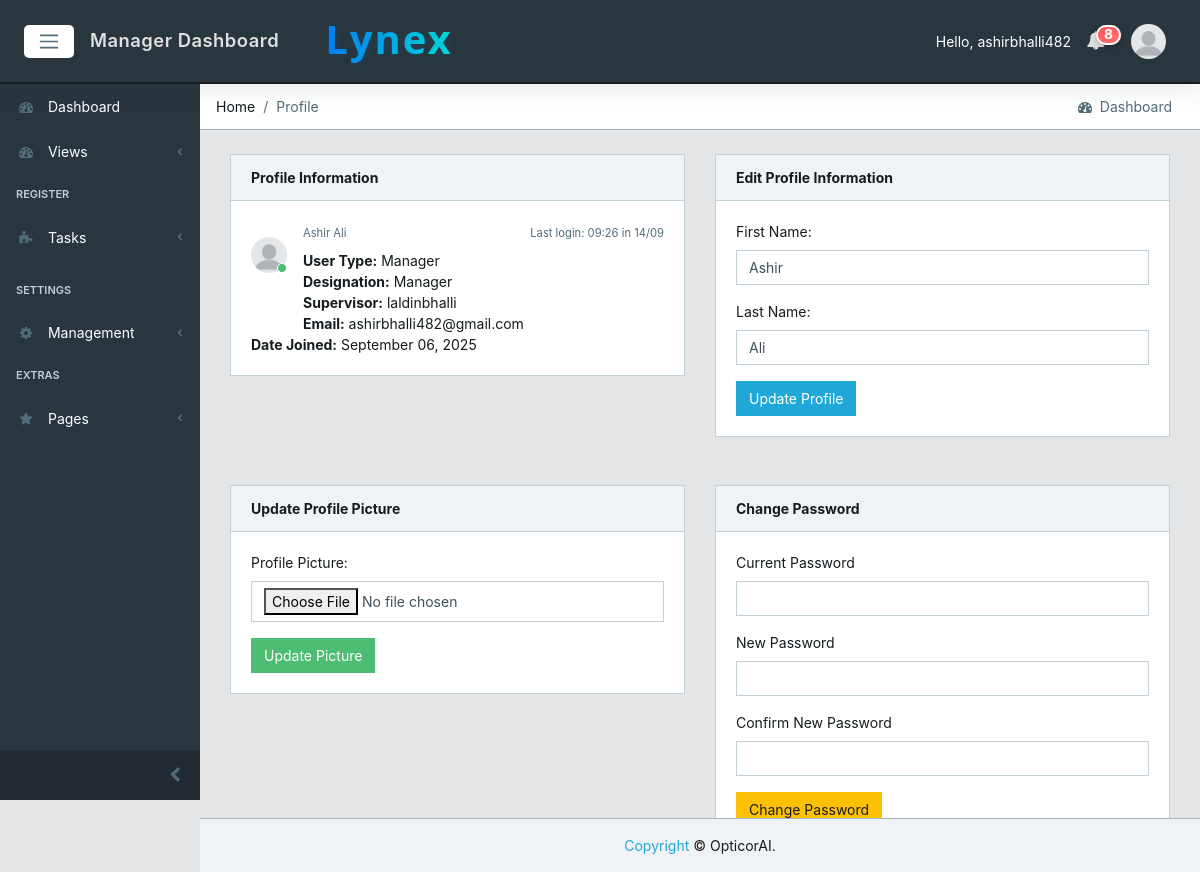
The page /users/profile (signed in) on the database its author committed.
### core/models.py (models this page shows, shortened)
class CustomUser(AbstractUser):
    email = models.EmailField(unique=True)  # Make email unique for authentication
    user_type = models.CharField(max_length=15, choices=USER_TYPE_CHOICES, db_index=True)
    designation = models.CharField(max_length=100, blank=True, null=True)
    created_by = models.ForeignKey('self', on_delete=models.SET_NULL, null=True, blank=True, related_name='created_users')
    created_date = models.DateField(auto_now_add=True)
    created_time = models.TimeField(auto_now_add=True)
    under_supervision = models.ForeignKey('self', on_delete=models.SET_NULL, null=True, blank=True, related_name='supervised_users')
    avatar = models.ImageField(upload_to='core/avatar', blank=True, null=True)
    @property
    def avatar_url(self):
        try:
            if self.avatar:
                url = getattr(self.avatar, 'url', None)
                if url and ('cloudinary' in url or 'res.cloudinary.com' in url):
                    return url
                avatar_path = getattr(self.avatar, 'path', None)
                if avatar_path and os.path.isfile(avatar_path) and url:
                    return url
        except Exception:
            pass
        return static('core/img/avatar/blank_profile.png')

### core/views.py (the view, shortened to what this page needs)
# urls.py: path('users/profile', views.ProfileView.as_view(), name='profile'),
class ProfileView(LoginRequiredMixin, View):
    def get(self, request):
        user = request.user
        form = UserProfileEditForm(instance=user, user=user)
        class AvatarForm(forms.Form):
            avatar = forms.ImageField(
                required=False,
                widget=forms.FileInput(attrs={'class': 'form-control'})
            )
        avatar_form = AvatarForm()
        class PasswordForm(forms.Form):
            current_password = forms.CharField(widget=forms.PasswordInput(attrs={'class': 'form-control'}), label='Current Password')
            new_password = forms.CharField(widget=forms.PasswordInput(attrs={'class': 'form-control'}), label='New Password')
            confirm_password = forms.CharField(widget=forms.PasswordInput(attrs={'class': 'form-control'}), label='Confirm New Password')
        context = {
            'profile_form': form,
            'img_form': avatar_form,
            'password_form': PasswordForm(),
            'logged_user': user,
        }
        return render(request, 'core/profile.html', context)

### core/views.py
        class AvatarForm(forms.Form):
            avatar = forms.ImageField(
                required=False,
                widget=forms.FileInput(attrs={'class': 'form-control'})
            )

### core/context_processors.py (called while the page is built)
def logged_user_processor(request):
    if request.user.is_authenticated:
        try:
            logged_user = CustomUser.objects.select_related('under_supervision').get(id=request.user.id)
            return {'logged_user': logged_user}
        except CustomUser.DoesNotExist:
            return {'logged_user': None}
    return {'logged_user': None}

def notifications_processor(request):
    if request.user.is_authenticated:
        cache_key = f"unread_count:{request.user.id}"
        unread_count = cache.get(cache_key)
        if unread_count is None:
            unread_count = Notification.objects.filter(recipient=request.user, read=False).count()
            cache.set(cache_key, unread_count, 15)  # short cache to keep badges fresh
        unread_notifications = (
            Notification.objects.select_related('sender')
            .filter(recipient=request.user, read=False)
            .order_by('-created_at')[:10]
        )
        return {
            'unread_notifications': unread_notifications,
            'unread_count': unread_count,
        }
    return {'unread_notifications': [], 'unread_count': 0}

def debug_flag_processor(request):
    return {"DEBUG": settings.DEBUG}

### core/models.py (called while the page is built, shortened)
    @classmethod
    def update_all_statuses(cls):
        today = business_localdate()
        updates = {
            'closed': 0,
            'due': 0,
            'open': 0,
            'total_updated': 0
        }
        from .models import Notification
        closed_tasks = cls.objects.filter(
            percentage_completion__gte=100,
            status__in=['open', 'due']
        )
        due_tasks = cls.objects.filter(
            target_date__lt=today,
            percentage_completion__lt=100,
            status='open'
        )
        open_tasks = cls.objects.filter(
            target_date__gte=today,
            percentage_completion__lt=100,
            status='due'
        )
        return updates

### core/utils/dates.py (called while the page is built)
def business_localdate() -> date:
    tz_name = getattr(settings, 'BUSINESS_TIMEZONE', None)
    if tz_name and ZoneInfo is not None:
        try:
            tz = ZoneInfo(tz_name)
            return timezone.now().astimezone(tz).date()
        except Exception:
            pass
    return timezone.localdate()

### core/templates/core/profile.html (shortened to what this page needs)
{% extends 'core/base.html' %}
{% load static %}
{% block breadcrumb %}
        <li class="breadcrumb-item">Home</li>
        <li class="breadcrumb-item active">Profile</li>
{% endblock breadcrumb%}
{% block content %}
<div class="container-fluid">
  <div id="ui-view" style="opacity: 1;"><div class="animated fadeIn">
        <div class="row">
            <div class="col-12">
                <div class="row">
                    <div class="col-12 col-md-6">
                        <div class="card">
                            <div class="card-header d-flex justify-content-between align-items-center">
                                <strong>Profile Information</strong>
                            </div>
                            <div class="card-body">
                                <div class="message">
                                    <div class="py-3 pb-5 mr-3 float-left">
                                        <div class="avatar">
                                            <img src="{{ logged_user.avatar_url }}" class="img-avatar" alt="img">
                                            <span class="avatar-status badge-success"></span>
                                        </div>
                                    </div>
                                    <div>
                                        <small class="text-muted">{{ logged_user.get_full_name }}</small>
                                        {% if logged_user.last_login %}
                                        <small class="text-muted float-right mt-1">Last login: {{ logged_user.last_login|date:"H:i" }} in {{ logged_user.last_login|date:"d/m" }}</small>
                                        {% endif %}
                                    </div>
                                    <div class="mt-2">
                                        <strong>User Type:</strong> {{ logged_user.get_user_type_display }}<br>
                                        <strong>Designation:</strong> {{ logged_user.designation }}<br>
                                        <strong>Supervisor:</strong> {{ logged_user.under_supervision.username|default:'-' }}<br>
                                        <strong>Email:</strong> {{ logged_user.email }}<br>
                                        <strong>Date Joined:</strong> {{ logged_user.date_joined|date:"F d, Y" }}
                                    </div>
                                </div>
                            </div>
                        </div>
                    </div>
                    <div class="col-12 col-md-6">
                        <div class="card">
                            <div class="card-header">
                                <strong>Edit Profile Information</strong>
                            </div>
                            <div class="card-body">
                                <form method="post" enctype="multipart/form-data">
                                    <div class="form-group">
                                        <label for="{{ profile_form.first_name.id_for_label }}">First Name:</label>
                                        {{ profile_form.first_name }}
                                    </div>
                                    <div class="form-group">
                                        <label for="{{ profile_form.last_name.id_for_label }}">Last Name:</label>
                                        {{ profile_form.last_name }}
                                    </div>
                                    <button type="submit" name="update_profile" class="btn btn-primary">Update Profile</button>
                                </form>
                            </div>
                        </div>
                    </div>
                </div>
                <div class="row mt-4">
                    <div class="col-12 col-md-6">
                        <div class="card">
                            <div class="card-header">
                                <strong>Update Profile Picture</strong>
                            </div>
                            <div class="card-body">
                                <form method="post" enctype="multipart/form-data">
                                    <div class="form-group">
                                        <label for="{{ img_form.avatar.id_for_label }}">Profile Picture:</label>
                                        {{ img_form.avatar }}
                                    </div>
                                    <button type="submit" name="update_avatar" class="btn btn-success">Update Picture</button>
                                </form>
                            </div>
                        </div>
                    </div>
                    <div class="col-12 col-md-6">
                        <div class="card">
                            <div class="card-header">
                                <strong>Change Password</strong>
                            </div>
                            <div class="card-body">
                                <form method="post">
                                    <div class="form-group">
                                        <label>Current Password</label>
                                        {{ password_form.current_password }}
                                    </div>
                                    <div class="form-group">
                                        <label>New Password</label>
                                        {{ password_form.new_password }}
                                    </div>
                                    <div class="form-group">
                                        <label>Confirm New Password</label>
                                        {{ password_form.confirm_password }}
                                    </div>
                                    <button type="submit" name="change_password" class="btn btn-warning">Change Password</button>
                                </form>
                            </div>
                        </div>
                    </div>
                </div>
            </div>
        </div>
    </div>
</div>
{% endblock %}

### core/templates/core/base.html (shortened to what this page needs)
{% load static %}
<!DOCTYPE html>
<html lang="en">
<head>
  <link href="{% static 'core/css/font-awesome.min.css' %}" rel="stylesheet">
  <link href="{% static 'core/css/simple-line-icons.min.css' %}" rel="stylesheet">
  <link href="{% static 'core/css/estilo.css' %}" rel="stylesheet">
  <link href="{% static 'core/css/style.css' %}" rel="stylesheet">
</head>
{% block body %}
<body class="app header-fixed sidebar-fixed aside-menu-fixed aside-menu-hidden">
  <header class="app-header navbar">
    <button class="navbar-toggler sidebar-toggler d-md-down-none" type="button">
      <span class="navbar-toggler-icon"></span>
    </button>
    <ul class="nav navbar-nav d-md-down-none">
      <li class="nav-item px-3">
        <a class="nav-link" href="{% url 'core:dashboard' %}">
          {% if user.user_type == 'admin' %}Admin Dashboard
          {% elif user.user_type == 'manager' %}Manager Dashboard
          {% else %}Employee Dashboard{% endif %}
        </a>
      </li>
    </ul>
    <div class="brand-gui d-none d-md-inline">
      <a href="{% url 'core:dashboard' %}"><h1 class="company-name">Lynex</h1></a>
    </div>
    <ul class="nav navbar-nav ml-auto">
      {% if user.is_authenticated %}
      <li class="text-white d-none d-md-inline">Hello, {{ user.username }}</li>
      {% else %}
      <li class="text-muted">
        <a href="{% url 'core:login' %}">sign in</a>
      </li>
      {% endif %}
      <li class="nav-item dropdown">
        <a class="nav-link" data-toggle="dropdown" href="#" role="button" aria-haspopup="true" aria-expanded="false">
          <i class="fa fa-bell"></i>
          {% if unread_count and unread_count > 0 %}
            <span class="badge badge-pill badge-notify">{{ unread_count }}</span>
          {% endif %}
        </a>
      </li>
      <li class="nav-item dropdown">
        <a class="nav-link" data-toggle="dropdown" href="#" role="button" aria-haspopup="true" aria-expanded="false">
          {% if user.is_authenticated and logged_user %}
            <img src="{{ logged_user.avatar_url }}" class="img-avatar" alt="img">
          {% else %}
            <img src="{% static 'core/img/avatar/blank_profile.png' %}" class="img-avatar" alt="img">
          {% endif %}
        </a>
      </li>
    </ul>
  </header>
  <div class="app-body">
    <div class="sidebar">
      <nav class="sidebar-nav">
        <ul class="nav">
          <li class="nav-item">
            <a class="nav-link" href="{% url 'core:dashboard' %}"><i class="fa fa-tachometer"></i> Dashboard</a>
          </li>
          <li class="nav-item nav-dropdown">
            <a class="nav-link nav-dropdown-toggle" href="#"><i class="fa fa-tachometer"></i> Views</a>
          </li>
          <li class="nav-title">
            Register
          </li>
          {% if user.user_type != 'admin' %}
          <li class="nav-item nav-dropdown">
            <a class="nav-link nav-dropdown-toggle" href="#"><i class="fa fa-puzzle-piece"></i> Tasks</a>
          </li>
          {% endif %}
          {% if user.user_type == 'manager' %}
          <li class="divider"></li>
          <li class="nav-title">
            Settings
          </li>
          <li class="nav-item nav-dropdown">
            <a class="nav-link nav-dropdown-toggle" href="#"><i class="fa fa-cog"></i> Management</a>
          </li>
          {% endif %}
          <li class="nav-title">
            Extras
          </li>
          <li class="nav-item nav-dropdown">
            <a class="nav-link nav-dropdown-toggle" href="#"><i class="fa fa-star"></i> Pages</a>
          </li>
        </ul>
      </nav>
      <button class="sidebar-minimizer brand-minimizer" type="button"></button>
    </div>
    <main class="main">
      <ol class="breadcrumb">
        {% block breadcrumb %}{% endblock breadcrumb%}
        <li class="breadcrumb-menu d-md-down-none">
          <div class="btn-group" role="group" aria-label="Button group">
            <a class="btn" href="./"><i class="fa fa-tachometer"></i> &nbsp;Dashboard</a>
          </div>
        </li>
      </ol>
{% block content %}
{% endblock %}
    </main>
  </div>
  <footer class="app-footer text-center justify-content-center fixed-bottom py-2 py-lg-3">
    <span><a href="#">Copyright</a> © OpticorAI.</span>
  </footer>
</body>
{% endblock body %}
</html>

### static/core/css/estilo.css (style rules this page uses)
.brand-gui { width: 50px; position: relative; }

### rows shown on the page
CustomUser: username "ashirbhalli482", get_full_name "Ashir Ali", last_login "09:26", last_login "14/09", user_type "Manager", designation "Manager", under_supervision.username "laldinbhalli", email "ashirbhalli482@gmail.com", date_joined "September 06, 2025", first_name "Ashir", last_name "Ali"

### other values the page prints
{{ unread_count }} "8"
